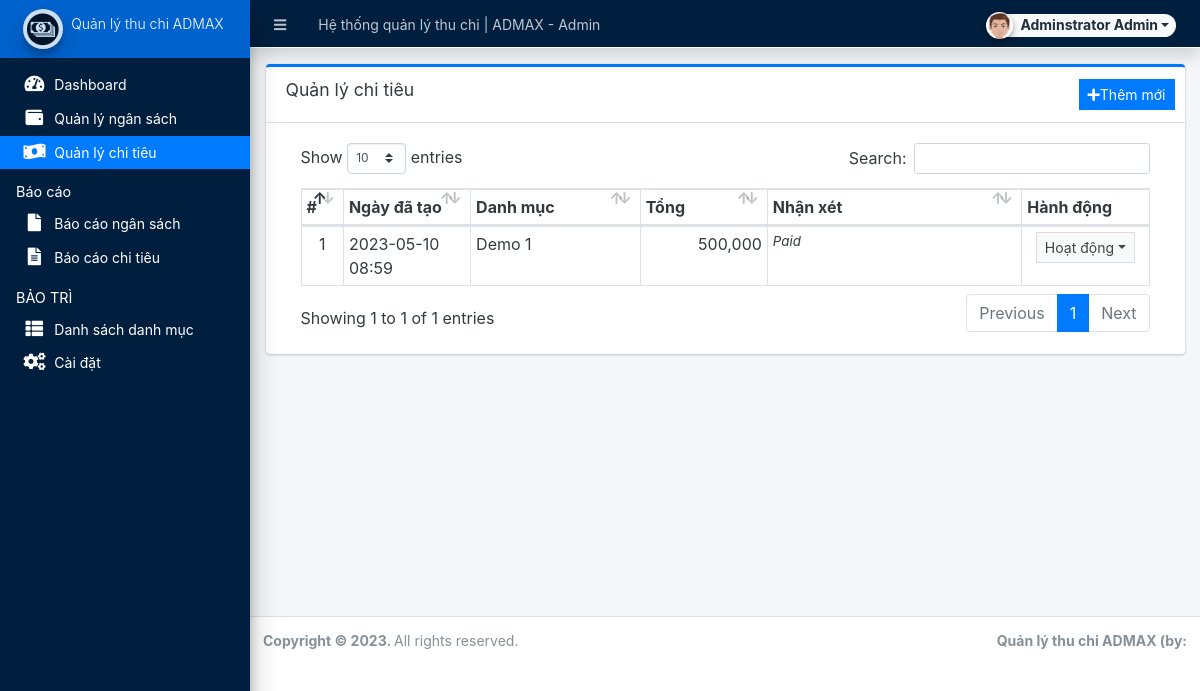
/admin/?page=expense (signed in), run on the app's committed database.
### tables this page shows
CREATE TABLE `running_balance` (
  `id` int(30) NOT NULL,
  `balance_type` tinyint(1) NOT NULL COMMENT '1=budget, 2=expense',
  `category_id` int(30) NOT NULL,
  `amount` float NOT NULL,
  `remarks` text NOT NULL,
  `user_id` text NOT NULL,
  `date_created` datetime NOT NULL DEFAULT current_timestamp(),
  `date_updated` datetime DEFAULT NULL ON UPDATE current_timestamp()
);

CREATE TABLE `categories` (
  `id` int(30) NOT NULL,
  `category` varchar(250) NOT NULL,
  `description` text DEFAULT NULL,
  `status` tinyint(1) NOT NULL DEFAULT 1,
  `balance` float NOT NULL DEFAULT 0,
  `date_created` datetime NOT NULL DEFAULT current_timestamp(),
  `date_updated` datetime DEFAULT NULL ON UPDATE current_timestamp()
);

### admin/expense/index.php (the view, shortened to what this page needs)
<div class="card card-outline card-primary">
	<div class="card-header">
		<h3 class="card-title">Quản lý chi tiêu</h3>
		<div class="card-tools">
			<a href="javascript:void(0)" id="manage_expense" class="btn btn-flat btn-sm btn-primary"><span class="fas fa-plus"></span>Thêm mới</a>
		</div>
	</div>
	<div class="card-body">
		<div class="container-fluid">
        <div class="container-fluid">
			<table class="table table-bordered table-stripped">
				<colgroup>
					<col width="5%">
					<col width="15%">
					<col width="20%">
					<col width="15%">
					<col width="30%">
					<col width="15%">
				</colgroup>
				<thead>
					<tr>
						<th>#</th>
						<th>Ngày đã tạo</th>
						<th>Danh mục</th>
						<th>Tổng</th>
						<th>Nhận xét</th>
						<th>Hành động</th>
					</tr>
				</thead>
				<tbody>
					<?php
					$i = 1;
						$qry = $conn->query("SELECT r.*,c.category,c.balance from `running_balance` r inner join `categories` c on r.category_id = c.id where c.status= 1 and r.balance_type = 2 order by unix_timestamp(r.date_created) desc");
						while($row = $qry->fetch_assoc()):
							foreach($row as $k=> $v){
								$row[$k] = trim(stripslashes($v));
							}
                            $row['remarks'] = strip_tags(stripslashes(html_entity_decode($row['remarks'])));
					?>
						<tr>
							<td class="text-center"><?php echo $i++; ?></td>
							<td><?php echo date("Y-m-d H:i",strtotime($row['date_created'])) ?></td>
							<td><?php echo $row['category'] ?></td>
							<td ><p class="m-0 text-right"><?php echo number_format($row['amount']) ?></p></td>
							<td ><p class="m-0 truncate"><?php echo ($row['remarks']) ?></p></td>
							<td align="center">
								 <button type="button" class="btn btn-flat btn-default btn-sm dropdown-toggle dropdown-icon" data-toggle="dropdown">
				                  		Hoạt động
				                  </button>
							</td>
						</tr>
					<?php endwhile; ?>
				</tbody>
			</table>
		</div>
		</div>
	</div>
</div>

### data on the page
running_balance: date_created "2023-05-10 08:59", category.category "Demo 1", amount "500,000", remarks "Paid"

### other printed values
$_settings->info('name') "Hệ thống quản lý thu chi | ADMAX"
$_settings->userdata('firstname').' '.$_settings->userdata('lastname') "Adminstrator Admin"
$_settings->info('short_name') "Quản lý thu chi ADMAX"
